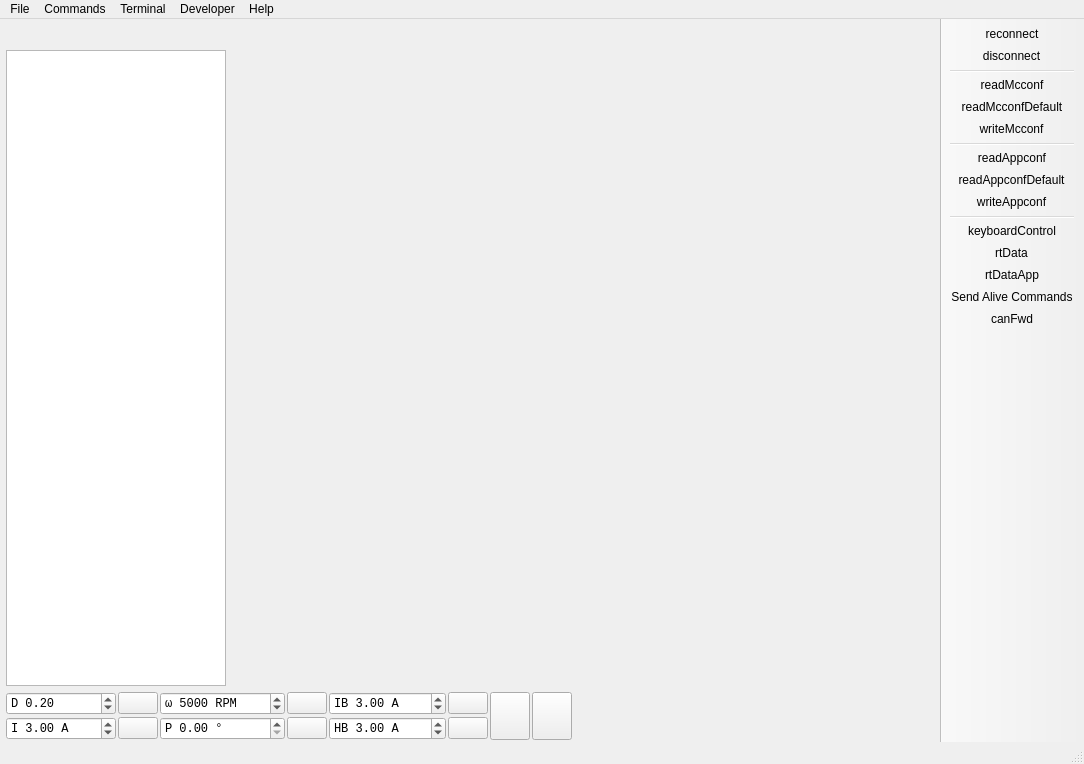
<?xml version="1.0" encoding="UTF-8"?>
<ui version="4.0">
 <class>MainWindow</class>
 <widget class="QMainWindow" name="MainWindow">
  <property name="geometry">
   <rect>
    <x>0</x>
    <y>0</y>
    <width>1084</width>
    <height>764</height>
   </rect>
  </property>
  <property name="windowTitle">
   <string>VESC Tool (Boost Mod by JL2579 &amp; Tom) </string>
  </property>
  <property name="windowIcon">
   <iconset resource="res_gold.qrc">
    <normaloff>:/res/icon.png</normaloff>:/res/icon.png</iconset>
  </property>
  <widget class="QWidget" name="centralWidget">
   <layout class="QVBoxLayout" name="verticalLayout" stretch="1,0">
    <property name="leftMargin">
     <number>6</number>
    </property>
    <property name="bottomMargin">
     <number>2</number>
    </property>
    <item>
     <layout class="QHBoxLayout" name="horizontalLayout" stretch="0,1">
      <item>
       <layout class="QVBoxLayout" name="verticalLayout_2">
        <item>
         <widget class="QLabel" name="pageLabel">
          <property name="enabled">
           <bool>true</bool>
          </property>
          <property name="maximumSize">
           <size>
            <width>220</width>
            <height>56</height>
           </size>
          </property>
          <property name="text">
           <string/>
          </property>
          <property name="pixmap">
           <pixmap resource="res_gold.qrc">:/res/logo.png</pixmap>
          </property>
          <property name="scaledContents">
           <bool>true</bool>
          </property>
         </widget>
        </item>
        <item>
         <widget class="QListWidget" name="pageList">
          <property name="minimumSize">
           <size>
            <width>220</width>
            <height>0</height>
           </size>
          </property>
          <property name="maximumSize">
           <size>
            <width>220</width>
            <height>16777215</height>
           </size>
          </property>
          <property name="editTriggers">
           <set>QAbstractItemView::NoEditTriggers</set>
          </property>
          <property name="selectionBehavior">
           <enum>QAbstractItemView::SelectRows</enum>
          </property>
         </widget>
        </item>
       </layout>
      </item>
      <item>
       <widget class="QStackedWidget" name="pageWidget">
        <property name="enabled">
         <bool>true</bool>
        </property>
        <property name="currentIndex">
         <number>-1</number>
        </property>
       </widget>
      </item>
     </layout>
    </item>
    <item>
     <layout class="QGridLayout" name="gridLayout_3">
      <property name="spacing">
       <number>2</number>
      </property>
      <item row="1" column="8">
       <widget class="DisplayBar" name="dispCurrent" native="true">
        <property name="sizePolicy">
         <sizepolicy hsizetype="MinimumExpanding" vsizetype="Preferred">
          <horstretch>0</horstretch>
          <verstretch>0</verstretch>
         </sizepolicy>
        </property>
        <property name="minimumSize">
         <size>
          <width>150</width>
          <height>0</height>
         </size>
        </property>
       </widget>
      </item>
      <item row="0" column="8">
       <widget class="DisplayBar" name="dispDuty" native="true">
        <property name="sizePolicy">
         <sizepolicy hsizetype="MinimumExpanding" vsizetype="Preferred">
          <horstretch>0</horstretch>
          <verstretch>0</verstretch>
         </sizepolicy>
        </property>
        <property name="minimumSize">
         <size>
          <width>150</width>
          <height>0</height>
         </size>
        </property>
       </widget>
      </item>
      <item row="0" column="6" rowspan="2">
       <widget class="QPushButton" name="fullBrakeButton">
        <property name="sizePolicy">
         <sizepolicy hsizetype="Fixed" vsizetype="MinimumExpanding">
          <horstretch>0</horstretch>
          <verstretch>0</verstretch>
         </sizepolicy>
        </property>
        <property name="toolTip">
         <string>Full brake</string>
        </property>
        <property name="text">
         <string/>
        </property>
        <property name="icon">
         <iconset resource="res.qrc">
          <normaloff>:/res/icons/Anchor-96.png</normaloff>:/res/icons/Anchor-96.png</iconset>
        </property>
        <property name="iconSize">
         <size>
          <width>40</width>
          <height>40</height>
         </size>
        </property>
        <property name="autoDefault">
         <bool>false</bool>
        </property>
        <property name="default">
         <bool>false</bool>
        </property>
        <property name="flat">
         <bool>false</bool>
        </property>
       </widget>
      </item>
      <item row="1" column="4">
       <widget class="QDoubleSpinBox" name="handbrakeBox">
        <property name="font">
         <font>
          <family>Monospace</family>
         </font>
        </property>
        <property name="toolTip">
         <string>Handbrake current</string>
        </property>
        <property name="prefix">
         <string>HB </string>
        </property>
        <property name="suffix">
         <string> A</string>
        </property>
        <property name="minimum">
         <double>-500.000000000000000</double>
        </property>
        <property name="maximum">
         <double>500.000000000000000</double>
        </property>
        <property name="singleStep">
         <double>0.500000000000000</double>
        </property>
        <property name="value">
         <double>3.000000000000000</double>
        </property>
       </widget>
      </item>
      <item row="1" column="5">
       <widget class="QPushButton" name="handbrakeButton">
        <property name="toolTip">
         <string>Handbrake current</string>
        </property>
        <property name="text">
         <string/>
        </property>
        <property name="icon">
         <iconset resource="res.qrc">
          <normaloff>:/res/icons/Brake Warning-96.png</normaloff>:/res/icons/Brake Warning-96.png</iconset>
        </property>
       </widget>
      </item>
      <item row="1" column="0">
       <widget class="QDoubleSpinBox" name="currentBox">
        <property name="font">
         <font>
          <family>Monospace</family>
         </font>
        </property>
        <property name="toolTip">
         <string>Current</string>
        </property>
        <property name="frame">
         <bool>true</bool>
        </property>
        <property name="prefix">
         <string>I </string>
        </property>
        <property name="suffix">
         <string> A</string>
        </property>
        <property name="minimum">
         <double>-500.000000000000000</double>
        </property>
        <property name="maximum">
         <double>500.000000000000000</double>
        </property>
        <property name="singleStep">
         <double>0.500000000000000</double>
        </property>
        <property name="value">
         <double>3.000000000000000</double>
        </property>
       </widget>
      </item>
      <item row="0" column="2">
       <widget class="QDoubleSpinBox" name="speedBox">
        <property name="font">
         <font>
          <family>Monospace</family>
         </font>
        </property>
        <property name="toolTip">
         <string>Speed</string>
        </property>
        <property name="prefix">
         <string>ω </string>
        </property>
        <property name="suffix">
         <string> RPM</string>
        </property>
        <property name="decimals">
         <number>0</number>
        </property>
        <property name="minimum">
         <double>-400000.000000000000000</double>
        </property>
        <property name="maximum">
         <double>400000.000000000000000</double>
        </property>
        <property name="singleStep">
         <double>100.000000000000000</double>
        </property>
        <property name="value">
         <double>5000.000000000000000</double>
        </property>
       </widget>
      </item>
      <item row="0" column="1">
       <widget class="QPushButton" name="dutyButton">
        <property name="toolTip">
         <string>Duty cycle</string>
        </property>
        <property name="text">
         <string/>
        </property>
        <property name="icon">
         <iconset resource="res.qrc">
          <normaloff>:/res/icons/Circled Play-96.png</normaloff>:/res/icons/Circled Play-96.png</iconset>
        </property>
        <property name="flat">
         <bool>false</bool>
        </property>
       </widget>
      </item>
      <item row="1" column="2">
       <widget class="QDoubleSpinBox" name="posBox">
        <property name="font">
         <font>
          <family>Monospace</family>
         </font>
        </property>
        <property name="toolTip">
         <string>Position</string>
        </property>
        <property name="prefix">
         <string>P </string>
        </property>
        <property name="suffix">
         <string> °</string>
        </property>
        <property name="maximum">
         <double>360.000000000000000</double>
        </property>
        <property name="singleStep">
         <double>10.000000000000000</double>
        </property>
        <property name="value">
         <double>0.000000000000000</double>
        </property>
       </widget>
      </item>
      <item row="1" column="3">
       <widget class="QPushButton" name="posButton">
        <property name="toolTip">
         <string>Position</string>
        </property>
        <property name="text">
         <string/>
        </property>
        <property name="icon">
         <iconset resource="res.qrc">
          <normaloff>:/res/icons/Circled Play-96.png</normaloff>:/res/icons/Circled Play-96.png</iconset>
        </property>
       </widget>
      </item>
      <item row="0" column="7" rowspan="2">
       <widget class="QPushButton" name="stopButton">
        <property name="sizePolicy">
         <sizepolicy hsizetype="Fixed" vsizetype="MinimumExpanding">
          <horstretch>0</horstretch>
          <verstretch>0</verstretch>
         </sizepolicy>
        </property>
        <property name="toolTip">
         <string>Switch off</string>
        </property>
        <property name="text">
         <string/>
        </property>
        <property name="icon">
         <iconset resource="res.qrc">
          <normaloff>:/res/icons/Stop Sign-96.png</normaloff>:/res/icons/Stop Sign-96.png</iconset>
        </property>
        <property name="iconSize">
         <size>
          <width>40</width>
          <height>40</height>
         </size>
        </property>
        <property name="shortcut">
         <string>Esc</string>
        </property>
       </widget>
      </item>
      <item row="0" column="3">
       <widget class="QPushButton" name="speedButton">
        <property name="toolTip">
         <string>Speed</string>
        </property>
        <property name="text">
         <string/>
        </property>
        <property name="icon">
         <iconset resource="res.qrc">
          <normaloff>:/res/icons/Circled Play-96.png</normaloff>:/res/icons/Circled Play-96.png</iconset>
        </property>
       </widget>
      </item>
      <item row="1" column="1">
       <widget class="QPushButton" name="currentButton">
        <property name="toolTip">
         <string>Current</string>
        </property>
        <property name="text">
         <string/>
        </property>
        <property name="icon">
         <iconset resource="res.qrc">
          <normaloff>:/res/icons/Circled Play-96.png</normaloff>:/res/icons/Circled Play-96.png</iconset>
        </property>
       </widget>
      </item>
      <item row="0" column="4">
       <widget class="QDoubleSpinBox" name="brakeCurrentBox">
        <property name="font">
         <font>
          <family>Monospace</family>
         </font>
        </property>
        <property name="toolTip">
         <string>Brake current</string>
        </property>
        <property name="prefix">
         <string>IB </string>
        </property>
        <property name="suffix">
         <string> A</string>
        </property>
        <property name="minimum">
         <double>-500.000000000000000</double>
        </property>
        <property name="maximum">
         <double>500.000000000000000</double>
        </property>
        <property name="singleStep">
         <double>0.500000000000000</double>
        </property>
        <property name="value">
         <double>3.000000000000000</double>
        </property>
       </widget>
      </item>
      <item row="0" column="5">
       <widget class="QPushButton" name="brakeCurrentButton">
        <property name="toolTip">
         <string>Brake current</string>
        </property>
        <property name="text">
         <string/>
        </property>
        <property name="icon">
         <iconset resource="res.qrc">
          <normaloff>:/res/icons/Brake Warning-96.png</normaloff>:/res/icons/Brake Warning-96.png</iconset>
        </property>
       </widget>
      </item>
      <item row="0" column="0">
       <widget class="QDoubleSpinBox" name="dutyBox">
        <property name="font">
         <font>
          <family>Monospace</family>
         </font>
        </property>
        <property name="toolTip">
         <string>Duty cycle</string>
        </property>
        <property name="wrapping">
         <bool>false</bool>
        </property>
        <property name="frame">
         <bool>true</bool>
        </property>
        <property name="prefix">
         <string>D </string>
        </property>
        <property name="minimum">
         <double>-1.000000000000000</double>
        </property>
        <property name="maximum">
         <double>1.000000000000000</double>
        </property>
        <property name="singleStep">
         <double>0.010000000000000</double>
        </property>
        <property name="value">
         <double>0.200000000000000</double>
        </property>
       </widget>
      </item>
     </layout>
    </item>
   </layout>
  </widget>
  <widget class="QMenuBar" name="menuBar">
   <property name="geometry">
    <rect>
     <x>0</x>
     <y>0</y>
     <width>1084</width>
     <height>28</height>
    </rect>
   </property>
   <widget class="QMenu" name="menuFile">
    <property name="title">
     <string>File</string>
    </property>
    <addaction name="actionSaveMotorConfXml"/>
    <addaction name="actionLoadMotorConfXml"/>
    <addaction name="separator"/>
    <addaction name="actionSaveAppconfXml"/>
    <addaction name="actionLoadAppconfXml"/>
    <addaction name="separator"/>
    <addaction name="actionSaveMotorConfigurationHeader"/>
    <addaction name="actionSaveMotorConfigurationHeaderWrap"/>
    <addaction name="separator"/>
    <addaction name="actionSaveAppConfigurationHeader"/>
    <addaction name="actionSaveAppConfigurationHeaderWrap"/>
    <addaction name="separator"/>
    <addaction name="actionExit"/>
   </widget>
   <widget class="QMenu" name="menuHelp">
    <property name="title">
     <string>Help</string>
    </property>
    <addaction name="actionMotorSetupWizard"/>
    <addaction name="actionAppSetupWizard"/>
    <addaction name="separator"/>
    <addaction name="actionVESCProjectForums"/>
    <addaction name="separator"/>
    <addaction name="actionVESCToolChangelog"/>
    <addaction name="actionFirmwareChangelog"/>
    <addaction name="separator"/>
    <addaction name="actionAbout"/>
    <addaction name="actionLibrariesUsed"/>
    <addaction name="actionAboutQt"/>
    <addaction name="separator"/>
    <addaction name="actionSafetyInformation"/>
    <addaction name="actionWarrantyStatement"/>
    <addaction name="actionLicense"/>
   </widget>
   <widget class="QMenu" name="menuTools">
    <property name="title">
     <string>Developer</string>
    </property>
    <addaction name="actionParameterEditorMcconf"/>
    <addaction name="actionParameterEditorAppconf"/>
    <addaction name="actionParameterEditorInfo"/>
   </widget>
   <widget class="QMenu" name="menuTerminal">
    <property name="title">
     <string>Terminal</string>
    </property>
    <addaction name="actionTerminalShowHelp"/>
    <addaction name="actionTerminalPrintFaults"/>
    <addaction name="actionTerminalPrintThreads"/>
    <addaction name="separator"/>
    <addaction name="actionTerminalDRV8301ResetLatchedFaults"/>
    <addaction name="separator"/>
    <addaction name="actionTerminalClear"/>
   </widget>
   <widget class="QMenu" name="menuCommands">
    <property name="title">
     <string>Commands</string>
    </property>
    <addaction name="actionReboot"/>
   </widget>
   <addaction name="menuFile"/>
   <addaction name="menuCommands"/>
   <addaction name="menuTerminal"/>
   <addaction name="menuTools"/>
   <addaction name="menuHelp"/>
  </widget>
  <widget class="QToolBar" name="mainToolBar">
   <property name="sizePolicy">
    <sizepolicy hsizetype="Expanding" vsizetype="Preferred">
     <horstretch>0</horstretch>
     <verstretch>0</verstretch>
    </sizepolicy>
   </property>
   <property name="movable">
    <bool>false</bool>
   </property>
   <property name="allowedAreas">
    <set>Qt::AllToolBarAreas</set>
   </property>
   <property name="iconSize">
    <size>
     <width>42</width>
     <height>42</height>
    </size>
   </property>
   <property name="toolButtonStyle">
    <enum>Qt::ToolButtonIconOnly</enum>
   </property>
   <property name="floatable">
    <bool>false</bool>
   </property>
   <attribute name="toolBarArea">
    <enum>RightToolBarArea</enum>
   </attribute>
   <attribute name="toolBarBreak">
    <bool>false</bool>
   </attribute>
   <addaction name="actionReconnect"/>
   <addaction name="actionDisconnect"/>
   <addaction name="separator"/>
   <addaction name="actionReadMcconf"/>
   <addaction name="actionReadMcconfDefault"/>
   <addaction name="actionWriteMcconf"/>
   <addaction name="separator"/>
   <addaction name="actionReadAppconf"/>
   <addaction name="actionReadAppconfDefault"/>
   <addaction name="actionWriteAppconf"/>
   <addaction name="separator"/>
   <addaction name="actionKeyboardControl"/>
   <addaction name="actionRtData"/>
   <addaction name="actionRtDataApp"/>
   <addaction name="actionSendAlive"/>
   <addaction name="actionCanFwd"/>
  </widget>
  <widget class="QStatusBar" name="statusBar"/>
  <action name="actionReadMcconf">
   <property name="icon">
    <iconset resource="res.qrc">
     <normaloff>:/res/icons/motor_up.png</normaloff>:/res/icons/motor_up.png</iconset>
   </property>
   <property name="text">
    <string>readMcconf</string>
   </property>
   <property name="toolTip">
    <string>Read motor Configuration</string>
   </property>
  </action>
  <action name="actionReadMcconfDefault">
   <property name="icon">
    <iconset resource="res.qrc">
     <normaloff>:/res/icons/motor_default.png</normaloff>:/res/icons/motor_default.png</iconset>
   </property>
   <property name="text">
    <string>readMcconfDefault</string>
   </property>
   <property name="toolTip">
    <string>Read default motor configuration</string>
   </property>
  </action>
  <action name="actionWriteMcconf">
   <property name="icon">
    <iconset resource="res.qrc">
     <normaloff>:/res/icons/motor_down.png</normaloff>:/res/icons/motor_down.png</iconset>
   </property>
   <property name="text">
    <string>writeMcconf</string>
   </property>
   <property name="toolTip">
    <string>Write motor configuration</string>
   </property>
  </action>
  <action name="actionSaveMotorConfXml">
   <property name="icon">
    <iconset resource="res.qrc">
     <normaloff>:/res/icons/Save as-96.png</normaloff>:/res/icons/Save as-96.png</iconset>
   </property>
   <property name="text">
    <string>Save Motor Configuration XML as...</string>
   </property>
  </action>
  <action name="actionLoadMotorConfXml">
   <property name="icon">
    <iconset resource="res.qrc">
     <normaloff>:/res/icons/Open Folder-96.png</normaloff>:/res/icons/Open Folder-96.png</iconset>
   </property>
   <property name="text">
    <string>Load Motor Configuration XML</string>
   </property>
  </action>
  <action name="actionDisconnect">
   <property name="icon">
    <iconset resource="res.qrc">
     <normaloff>:/res/icons/Disconnected-96.png</normaloff>:/res/icons/Disconnected-96.png</iconset>
   </property>
   <property name="text">
    <string>disconnect</string>
   </property>
   <property name="toolTip">
    <string>Disconnect</string>
   </property>
  </action>
  <action name="actionReboot">
   <property name="icon">
    <iconset resource="res.qrc">
     <normaloff>:/res/icons/Restart-96.png</normaloff>:/res/icons/Restart-96.png</iconset>
   </property>
   <property name="text">
    <string>Reboot</string>
   </property>
   <property name="toolTip">
    <string>Reboot</string>
   </property>
  </action>
  <action name="actionCanFwd">
   <property name="checkable">
    <bool>true</bool>
   </property>
   <property name="icon">
    <iconset resource="res.qrc">
     <normaloff>:/res/icons/can_off.png</normaloff>
     <normalon>:/res/icons/can_on.png</normalon>:/res/icons/can_off.png</iconset>
   </property>
   <property name="text">
    <string>canFwd</string>
   </property>
   <property name="toolTip">
    <string>Forward communication over CAN-bus</string>
   </property>
  </action>
  <action name="actionReconnect">
   <property name="icon">
    <iconset resource="res.qrc">
     <normaloff>:/res/icons/Connected-96.png</normaloff>:/res/icons/Connected-96.png</iconset>
   </property>
   <property name="text">
    <string>reconnect</string>
   </property>
   <property name="toolTip">
    <string>Reconnect last connection</string>
   </property>
   <property name="font">
    <font>
     <pointsize>9</pointsize>
    </font>
   </property>
  </action>
  <action name="actionRtData">
   <property name="checkable">
    <bool>true</bool>
   </property>
   <property name="icon">
    <iconset resource="res.qrc">
     <normaloff>:/res/icons/rt_off.png</normaloff>
     <normalon>:/res/icons/rt_on.png</normalon>:/res/icons/rt_off.png</iconset>
   </property>
   <property name="text">
    <string>rtData</string>
   </property>
   <property name="toolTip">
    <string>Stream realtime data</string>
   </property>
  </action>
  <action name="actionReadAppconf">
   <property name="icon">
    <iconset resource="res.qrc">
     <normaloff>:/res/icons/app_up.png</normaloff>:/res/icons/app_up.png</iconset>
   </property>
   <property name="text">
    <string>readAppconf</string>
   </property>
   <property name="toolTip">
    <string>Read app configuration</string>
   </property>
  </action>
  <action name="actionReadAppconfDefault">
   <property name="icon">
    <iconset resource="res.qrc">
     <normaloff>:/res/icons/app_default.png</normaloff>:/res/icons/app_default.png</iconset>
   </property>
   <property name="text">
    <string>readAppconfDefault</string>
   </property>
   <property name="toolTip">
    <string>Read default app configuration</string>
   </property>
  </action>
  <action name="actionWriteAppconf">
   <property name="icon">
    <iconset resource="res.qrc">
     <normaloff>:/res/icons/app_down.png</normaloff>:/res/icons/app_down.png</iconset>
   </property>
   <property name="text">
    <string>writeAppconf</string>
   </property>
   <property name="toolTip">
    <string>Write app configuration</string>
   </property>
  </action>
  <action name="actionSaveAppconfXml">
   <property name="icon">
    <iconset resource="res.qrc">
     <normaloff>:/res/icons/Save as-96.png</normaloff>:/res/icons/Save as-96.png</iconset>
   </property>
   <property name="text">
    <string>Save App Configuration XML as...</string>
   </property>
  </action>
  <action name="actionLoadAppconfXml">
   <property name="icon">
    <iconset resource="res.qrc">
     <normaloff>:/res/icons/Open Folder-96.png</normaloff>:/res/icons/Open Folder-96.png</iconset>
   </property>
   <property name="text">
    <string>Load App Configuration XML</string>
   </property>
  </action>
  <action name="actionExit">
   <property name="icon">
    <iconset resource="res.qrc">
     <normaloff>:/res/icons/Shutdown-96.png</normaloff>:/res/icons/Shutdown-96.png</iconset>
   </property>
   <property name="text">
    <string>Exit</string>
   </property>
  </action>
  <action name="actionAbout">
   <property name="icon">
    <iconset resource="res.qrc">
     <normaloff>:/res/icons/About-96.png</normaloff>:/res/icons/About-96.png</iconset>
   </property>
   <property name="text">
    <string>About VESC Tool</string>
   </property>
  </action>
  <action name="actionKeyboardControl">
   <property name="checkable">
    <bool>true</bool>
   </property>
   <property name="icon">
    <iconset resource="res.qrc">
     <normaloff>:/res/icons/keys_off.png</normaloff>
     <normalon>:/res/icons/keys_on.png</normalon>:/res/icons/keys_off.png</iconset>
   </property>
   <property name="text">
    <string>keyboardControl</string>
   </property>
   <property name="toolTip">
    <string>Use arrow keys to control motor</string>
   </property>
  </action>
  <action name="actionParameterEditorMcconf">
   <property name="icon">
    <iconset resource="res.qrc">
     <normaloff>:/res/icons/Horizontal Settings Mixer-96.png</normaloff>:/res/icons/Horizontal Settings Mixer-96.png</iconset>
   </property>
   <property name="text">
    <string>Parameter Editor Mcconf</string>
   </property>
  </action>
  <action name="actionParameterEditorAppconf">
   <property name="icon">
    <iconset resource="res.qrc">
     <normaloff>:/res/icons/Horizontal Settings Mixer-96.png</normaloff>:/res/icons/Horizontal Settings Mixer-96.png</iconset>
   </property>
   <property name="text">
    <string>Parameter Editor Appconf</string>
   </property>
  </action>
  <action name="actionSaveAppConfigurationHeader">
   <property name="icon">
    <iconset resource="res.qrc">
     <normaloff>:/res/icons/Save as-96.png</normaloff>:/res/icons/Save as-96.png</iconset>
   </property>
   <property name="text">
    <string>Save App Configuration C Header as...</string>
   </property>
  </action>
  <action name="actionSaveMotorConfigurationHeader">
   <property name="icon">
    <iconset resource="res.qrc">
     <normaloff>:/res/icons/Save as-96.png</normaloff>:/res/icons/Save as-96.png</iconset>
   </property>
   <property name="text">
    <string>Save Motor Configuration C Header as...</string>
   </property>
  </action>
  <action name="actionSaveAppConfigurationHeaderWrap">
   <property name="icon">
    <iconset resource="res.qrc">
     <normaloff>:/res/icons/Save as-96.png</normaloff>:/res/icons/Save as-96.png</iconset>
   </property>
   <property name="text">
    <string>Save App Configuration C Header (ifdef wrapped) as...</string>
   </property>
  </action>
  <action name="actionSaveMotorConfigurationHeaderWrap">
   <property name="icon">
    <iconset resource="res.qrc">
     <normaloff>:/res/icons/Save as-96.png</normaloff>:/res/icons/Save as-96.png</iconset>
   </property>
   <property name="text">
    <string>Save Motor Configuration C Header (ifdef wrapped) as...</string>
   </property>
  </action>
  <action name="actionRtDataApp">
   <property name="checkable">
    <bool>true</bool>
   </property>
   <property name="icon">
    <iconset resource="res.qrc">
     <normaloff>:/res/icons/rt_app_off.png</normaloff>
     <normalon>:/res/icons/rt_app_on.png</normalon>:/res/icons/rt_app_off.png</iconset>
   </property>
   <property name="text">
    <string>rtDataApp</string>
   </property>
   <property name="toolTip">
    <string>Stream realtime app data</string>
   </property>
  </action>
  <action name="actionTerminalPrintFaults">
   <property name="icon">
    <iconset resource="res.qrc">
     <normaloff>:/res/icons/Console-96.png</normaloff>:/res/icons/Console-96.png</iconset>
   </property>
   <property name="text">
    <string>Print Faults</string>
   </property>
   <property name="toolTip">
    <string>Print Faults</string>
   </property>
  </action>
  <action name="actionTerminalShowHelp">
   <property name="icon">
    <iconset resource="res.qrc">
     <normaloff>:/res/icons/Help-96.png</normaloff>:/res/icons/Help-96.png</iconset>
   </property>
   <property name="text">
    <string>Show Help</string>
   </property>
  </action>
  <action name="actionTerminalClear">
   <property name="icon">
    <iconset resource="res.qrc">
     <normaloff>:/res/icons/Delete-96.png</normaloff>:/res/icons/Delete-96.png</iconset>
   </property>
   <property name="text">
    <string>Clear Terminal</string>
   </property>
  </action>
  <action name="actionTerminalPrintThreads">
   <property name="icon">
    <iconset resource="res.qrc">
     <normaloff>:/res/icons/Electronics-96.png</normaloff>:/res/icons/Electronics-96.png</iconset>
   </property>
   <property name="text">
    <string>Print Threads</string>
   </property>
   <property name="toolTip">
    <string>Print Threads</string>
   </property>
  </action>
  <action name="actionSendAlive">
   <property name="checkable">
    <bool>true</bool>
   </property>
   <property name="icon">
    <iconset resource="res.qrc">
     <normaloff>:/res/icons/alive_off.png</normaloff>
     <normalon>:/res/icons/alive_on.png</normalon>:/res/icons/alive_off.png</iconset>
   </property>
   <property name="text">
    <string>Send Alive Commands</string>
   </property>
   <property name="toolTip">
    <string>Send alive packets periodically to prevent timeout</string>
   </property>
  </action>
  <action name="actionLibrariesUsed">
   <property name="icon">
    <iconset resource="res.qrc">
     <normaloff>:/res/icons/About-96.png</normaloff>:/res/icons/About-96.png</iconset>
   </property>
   <property name="text">
    <string>About Libraries Used</string>
   </property>
  </action>
  <action name="actionMotorSetupWizard">
   <property name="icon">
    <iconset resource="res.qrc">
     <normaloff>:/res/icons/Wizard-96.png</normaloff>:/res/icons/Wizard-96.png</iconset>
   </property>
   <property name="text">
    <string>Motor Setup Wizard [MOTOR]</string>
   </property>
   <property name="toolTip">
    <string>Start the Motor Setup Wizard</string>
   </property>
  </action>
  <action name="actionAppSetupWizard">
   <property name="icon">
    <iconset resource="res.qrc">
     <normaloff>:/res/icons/Wizard-96.png</normaloff>:/res/icons/Wizard-96.png</iconset>
   </property>
   <property name="text">
    <string>Input Setup Wizard [APP]</string>
   </property>
   <property name="toolTip">
    <string>Start the App Setup Wizard</string>
   </property>
  </action>
  <action name="actionAboutQt">
   <property name="icon">
    <iconset resource="res.qrc">
     <normaloff>:/res/icons/About-96.png</normaloff>:/res/icons/About-96.png</iconset>
   </property>
   <property name="text">
    <string>About Qt</string>
   </property>
   <property name="toolTip">
    <string>Show the Qt library's About box</string>
   </property>
  </action>
  <action name="actionParameterEditorInfo">
   <property name="icon">
    <iconset resource="res.qrc">
     <normaloff>:/res/icons/Horizontal Settings Mixer-96.png</normaloff>:/res/icons/Horizontal Settings Mixer-96.png</iconset>
   </property>
   <property name="text">
    <string>Parameter Editor Info</string>
   </property>
  </action>
  <action name="actionSafetyInformation">
   <property name="icon">
    <iconset resource="res.qrc">
     <normaloff>:/res/icons/About-96.png</normaloff>:/res/icons/About-96.png</iconset>
   </property>
   <property name="text">
    <string>Safety Information</string>
   </property>
  </action>
  <action name="actionWarrantyStatement">
   <property name="icon">
    <iconset resource="res.qrc">
     <normaloff>:/res/icons/About-96.png</normaloff>:/res/icons/About-96.png</iconset>
   </property>
   <property name="text">
    <string>Limited Warranty Statement</string>
   </property>
   <property name="toolTip">
    <string>Limited Warranty Statement</string>
   </property>
  </action>
  <action name="actionVESCToolChangelog">
   <property name="icon">
    <iconset resource="res.qrc">
     <normaloff>:/res/icons/About-96.png</normaloff>:/res/icons/About-96.png</iconset>
   </property>
   <property name="text">
    <string>VESC Tool Changelog</string>
   </property>
  </action>
  <action name="actionTerminalDRV8301ResetLatchedFaults">
   <property name="icon">
    <iconset resource="res.qrc">
     <normaloff>:/res/icons/Bug-96.png</normaloff>:/res/icons/Bug-96.png</iconset>
   </property>
   <property name="text">
    <string>DRV8301 Reset Latched Faults</string>
   </property>
  </action>
  <action name="actionVESCProjectForums">
   <property name="icon">
    <iconset resource="res.qrc">
     <normaloff>:/res/icons/User Group Man Man-96.png</normaloff>:/res/icons/User Group Man Man-96.png</iconset>
   </property>
   <property name="text">
    <string>VESC Project Forums</string>
   </property>
  </action>
  <action name="actionFirmwareChangelog">
   <property name="icon">
    <iconset resource="res.qrc">
     <normaloff>:/res/icons/About-96.png</normaloff>:/res/icons/About-96.png</iconset>
   </property>
   <property name="text">
    <string>Firmware Changelog</string>
   </property>
  </action>
  <action name="actionLicense">
   <property name="icon">
    <iconset resource="res.qrc">
     <normaloff>:/res/icons/About-96.png</normaloff>:/res/icons/About-96.png</iconset>
   </property>
   <property name="text">
    <string>License</string>
   </property>
  </action>
 </widget>
 <layoutdefault spacing="6" margin="11"/>
 <customwidgets>
  <customwidget>
   <class>DisplayBar</class>
   <extends>QWidget</extends>
   <header>widgets/displaybar.h</header>
   <container>1</container>
  </customwidget>
 </customwidgets>
 <resources>
  <include location="res_gold.qrc"/>
  <include location="res.qrc"/>
 </resources>
 <connections/>
</ui>
